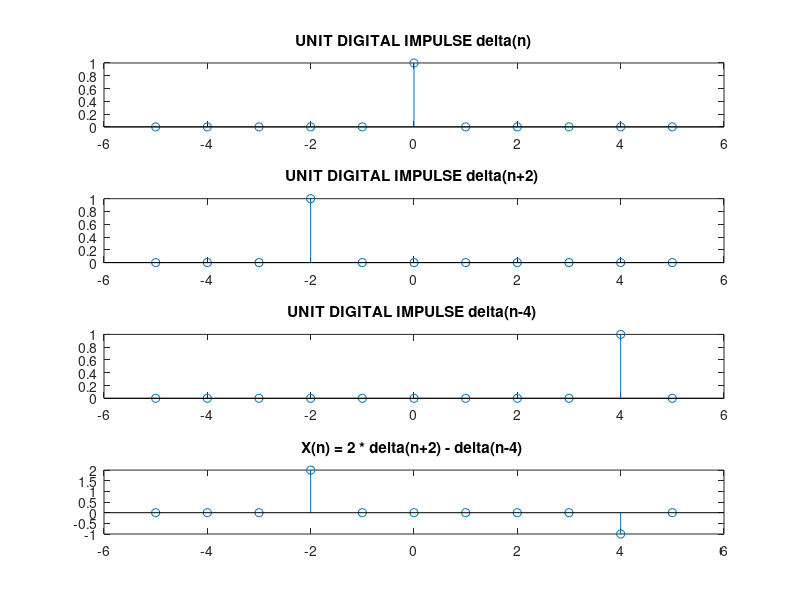

MATLAB code to generate this figure:
clear all;
clc;

plotter = zeros(4,11);
plotter(1,:) = -5:5;

plotter(2,6) = 1;
plotter(3,4) = 1;
plotter(4,10) = 1;

subplot(4,1,1),stem(plotter(1,:),plotter(2,:))
title('UNIT DIGITAL IMPULSE delta(n)');

subplot(4,1,2),stem(plotter(1,:),plotter(3,:))
title('UNIT DIGITAL IMPULSE delta(n+2) ');

subplot(4,1,3),stem(plotter(1,:),plotter(4,:))
title('UNIT DIGITAL IMPULSE delta(n-4) ');

subplot(4,1,4),stem(plotter(1,:),2*plotter(3,:)-plotter(4,:))
title('X(n) = 2 * delta(n+2) - delta(n-4) ');